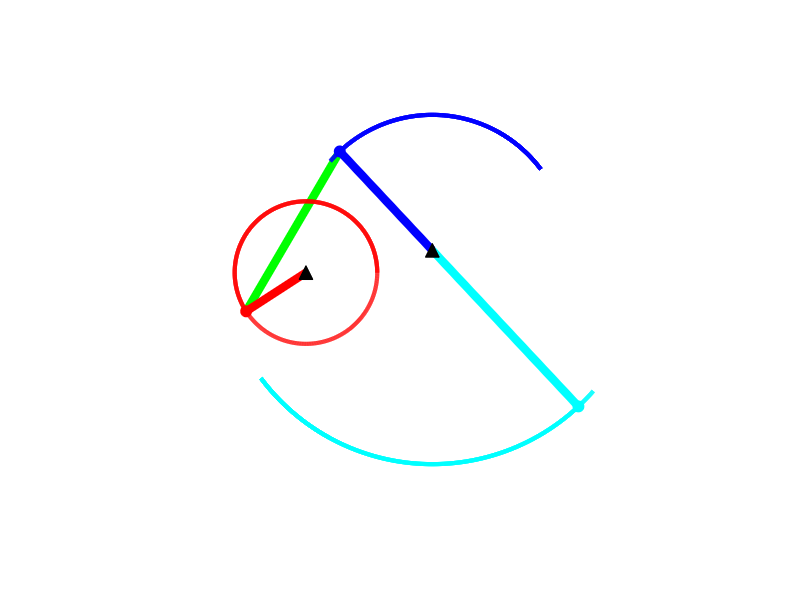
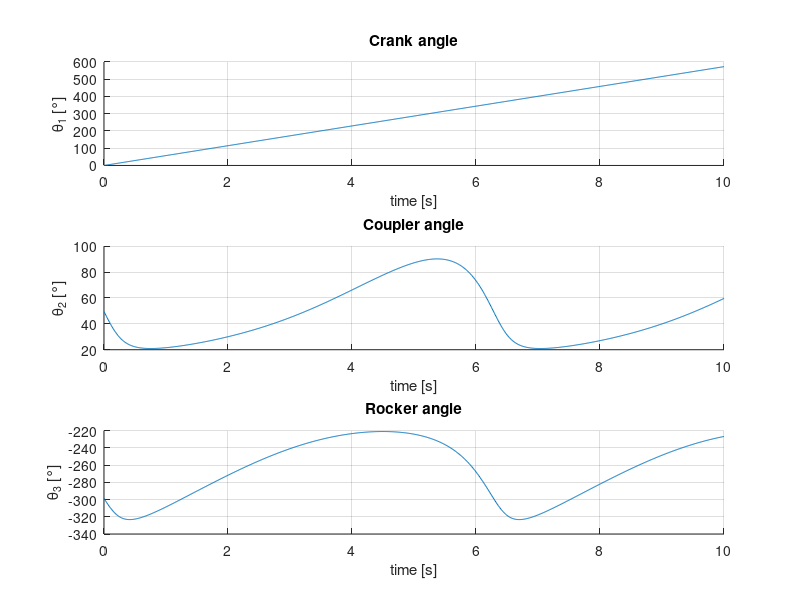
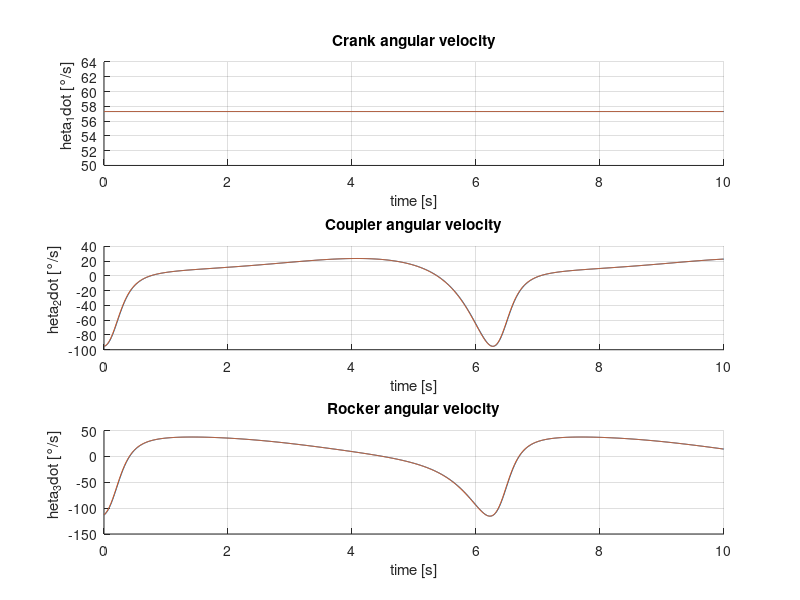

Recreate these plots in MATLAB, in order.
%% Four-bar mechanism: Kinematics - General configuration
%  with: - points O and OO not necessarily aligned on the x-axis (angle theta0 between the two)
%        - point O not necessarily set at (0;0)

% Reference: Tang, C.P., 2010. Lagrangian dynamic formulation of a four-bar mechanism with minimal coordinates.

clear; close all; clc;

%% Parameters

% Bars
l1 = 0.100; % length of the crank [m]
l2 = 0.260; % length of the coupler [m]
l3 = 0.190; % length of the rocker [m]
l0 = 0.180; % length of the frame bar [m]
l4 = 0.300; % length of the wiper [m]
% Grashof criterion: if s+l <= p+q (s=shortest, l=longest, p,q= remaining)
% then at least one link will be capable of making a full revolution.

% Angle of frame bar O-OO
th0 = deg2rad(10); % [rad]

% Time
tf = 10;        % final time [s]
dt = 0.01;      % time resolution [s]
time = 0:dt:tf; % time vector

% One DoF: express everything with respect to theta1
th1d = 1;         % [rad/s]
th10 = th1d*time; % [rad]
th1 = th10 - th0;

%% Computation of joint angles (vectors!)

% ki = f(theta1) | i=1,2,3
k1 = -2*l1*l3*sin(th1);
k2 = 2*l3*(l0 - l1*cos(th1));
k3 = l0^2 + l1^2 - l2^2 + l3^2 - 2*l0*l1*cos(th1);

% theta3 = f(theta1)
th3 = 2*atan2(-k1 - sqrt(k1.^2 + k2.^2 - k3.^2), k3 - k2);   % [rad]
% th3 = 2*atan2(-k1 + sqrt(k1.^2 + k2.^2 - k3.^2), k3 - k2); % another possible solution/configuration
th30 = th3 + th0;

% theta2 = f(theta1, theta3)
th2 = atan2(-l1*sin(th1) + l3*sin(th3), l0 - l1*cos(th1) + l3*cos(th3)); % [rad]
th20 = th2 + th0;

%% Computation of joint positions

% Point O (fixed)
Ox = 1;
Oy = 1;

% Point A
Ax = Ox + l1*cos(th10);
Ay = Oy + l1*sin(th10);

% Point OO (fixed)
OOx = Ox + l0*cos(th0);
OOy = Oy + l0*sin(th0);

% Point B
Bx = OOx + l3*cos(th30); % also: Bx = Ax + l2*cos(th20)
By = OOy + l3*sin(th30); % also: By = Ay + l2*sin(th20)

% Point C
Cx = OOx - l4*cos(th30);
Cy = OOy - l4*sin(th30);

%% Computation of joint angular velocities (vectors!)

% theta2d = f(theta1, theta2, theta3) * theta1d
th2d = (l1*sin(th3-th1)) ./ (l2*sin(th2-th3)) .* th1d; % [rad/s]

% theta3d = f(theta1, theta2, theta3) * theta1d
th3d = (l1*sin(th2-th1)) ./ (l3*sin(th2-th3)) .* th1d; % [rad/s]

th1d0 = ones(1,length(time)-1);
th2d0 = ones(1,length(time)-1);
th3d0 = ones(1,length(time)-1);

% First-order approximation of the derivative
for i=1:length(time)-1
    th1d0(i) = (th1(i+1)-th1(i)) / dt;
    th2d0(i) = (th2(i+1)-th2(i)) / dt;
    th3d0(i) = (th3(i+1)-th3(i)) / dt;
end

%% Display of the mechanism

figure;
hold on;
axis equal; axis off;

% Set the axis limits
xrange = [Ox OOx Ax Bx Cx];
yrange = [Oy OOy Ay By Cy];
xlim([min(xrange)-0.2*(max(xrange)-min(xrange)), max(xrange)+0.2*(max(xrange)-min(xrange))]);
ylim([min(yrange)-0.2*(max(yrange)-min(yrange)), max(yrange)+0.2*(max(yrange)-min(yrange))]);

% % Create and open video writer object
% set(gcf,'Position',[50 50 1280 720])
% v = VideoWriter('FourBar.mp4','MPEG-4');
% v.Quality = 100;
% v.FrameRate = 1/dt;
% open(v);

for i=1:length(time)

    cla; % clear axes

    % Plot links
    plot([Ox OOx], [Oy OOy], 'w-', 'LineWidth', 6);           % frame bar (l0)
    plot([Ax(i) Bx(i)], [Ay(i) By(i)], 'g-', 'LineWidth', 6); % coupler (l2)
    plot([Ox Ax(i)], [Oy Ay(i)], 'r-', 'LineWidth', 6);       % crank (l1)
    plot([Bx(i) OOx], [By(i) OOy], 'b-', 'LineWidth', 6);     % rocker (l3)
    plot([OOx Cx(i)], [OOy Cy(i)], 'c-', 'LineWidth', 6);     % wiper (l4)

    % Plot joints
    plot(Ox, Oy, 'k^', 'MarkerFaceColor', 'k', 'MarkerSize', 10);      % point O
    plot(OOx, OOy, 'k^', 'MarkerFaceColor', 'k', 'MarkerSize', 10);    % point OO
    plot(Ax(i), Ay(i), 'ro', 'MarkerFaceColor', 'r', 'MarkerSize', 8); % point A
    plot(Bx(i), By(i), 'bo', 'MarkerFaceColor', 'b', 'MarkerSize', 8); % point B
    plot(Cx(i), Cy(i), 'co', 'MarkerFaceColor', 'c', 'MarkerSize', 8); % point C

    % Plot trajectories
    plot(Ax(1:i), Ay(1:i), 'r-', 'LineWidth', 3); % path of point A
    plot(Bx(1:i), By(1:i), 'b-', 'LineWidth', 3); % path of point B
    plot(Cx(1:i), Cy(1:i), 'c-', 'LineWidth', 3); % path of point C

%     % Add frame to the video
%     frame = getframe(gcf);
%     writeVideo(v,frame);

    pause(dt);

end

% close(v);

%% Time evolution of joint angles

figure;

% theta1 = f(t)
subplot(3,1,1);
hold on; grid on;
plot(time, rad2deg(th10));
title('Crank angle');
xlabel('time [s]');
ylabel('\theta_1 [°]');

% theta2 = f(t)
subplot(3,1,2);
hold on; grid on;
plot(time, rad2deg(th20));
title('Coupler angle');
xlabel('time [s]');
ylabel('\theta_2 [°]');

% theta3 = f(t)
subplot(3,1,3);
hold on; grid on;
plot(time, rad2deg(th30));
title('Rocker angle');
xlabel('time [s]');
ylabel('\theta_3 [°]');

%% Time evolution of joint angular velocities

figure;

% theta1dot = f(t)
subplot(3,1,1);
hold on; grid on;
plot(time, rad2deg(th1d)*ones(1,length(time)));
plot(time(1:end-1), rad2deg(th1d0));
title('Crank angular velocity');
xlabel('time [s]');
ylabel("\theta_1dot [°/s]");

% theta2dot = f(t)
subplot(3,1,2);
hold on; grid on;
plot(time, rad2deg(th2d));
plot(time(1:end-1), rad2deg(th2d0));
title('Coupler angular velocity');
xlabel('time [s]');
ylabel("\theta_2dot [°/s]");

% theta3dot = f(t)
subplot(3,1,3);
hold on; grid on;
plot(time, rad2deg(th3d));
plot(time(1:end-1), rad2deg(th3d0));
title('Rocker angular velocity');
xlabel('time [s]');
ylabel("\theta_3dot [°/s]");
